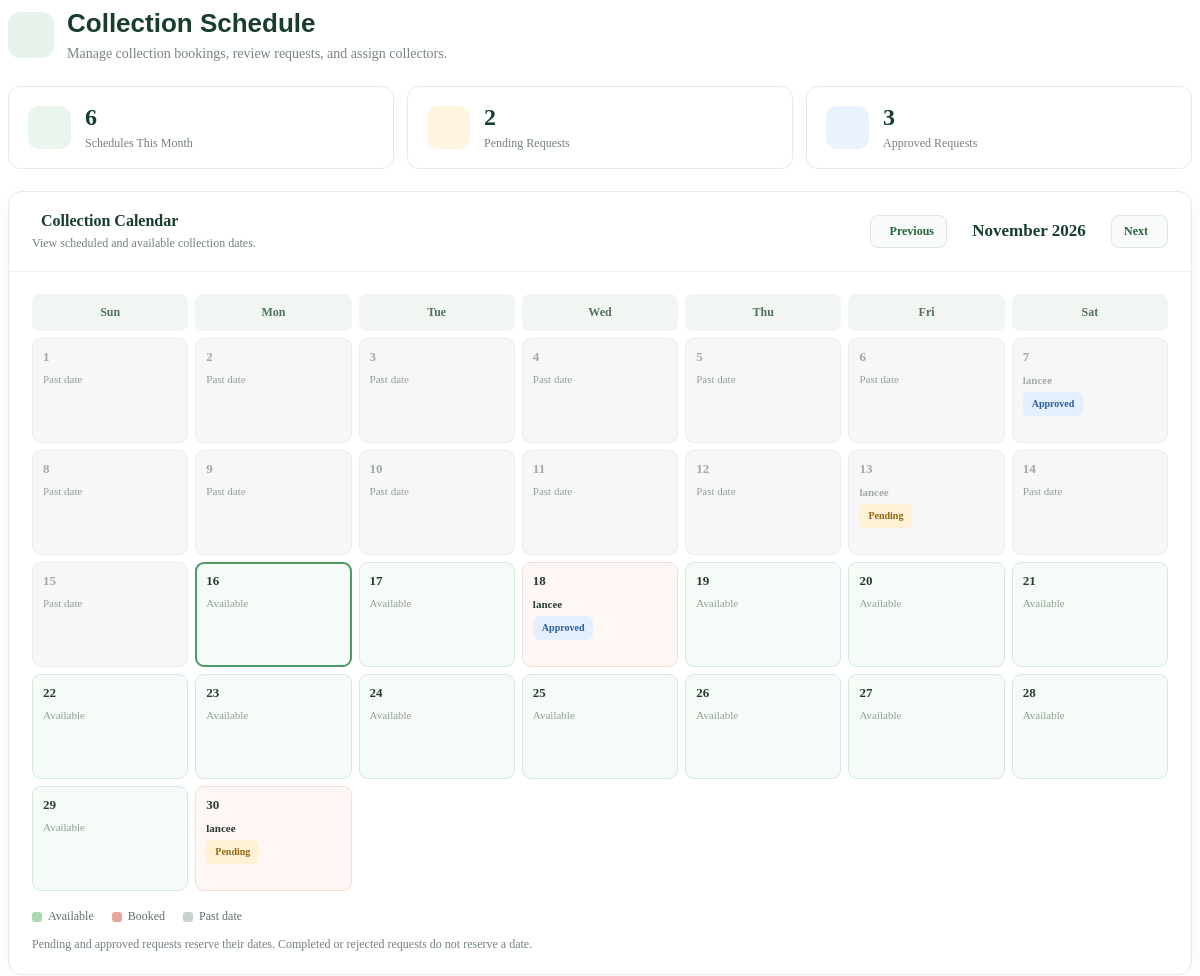
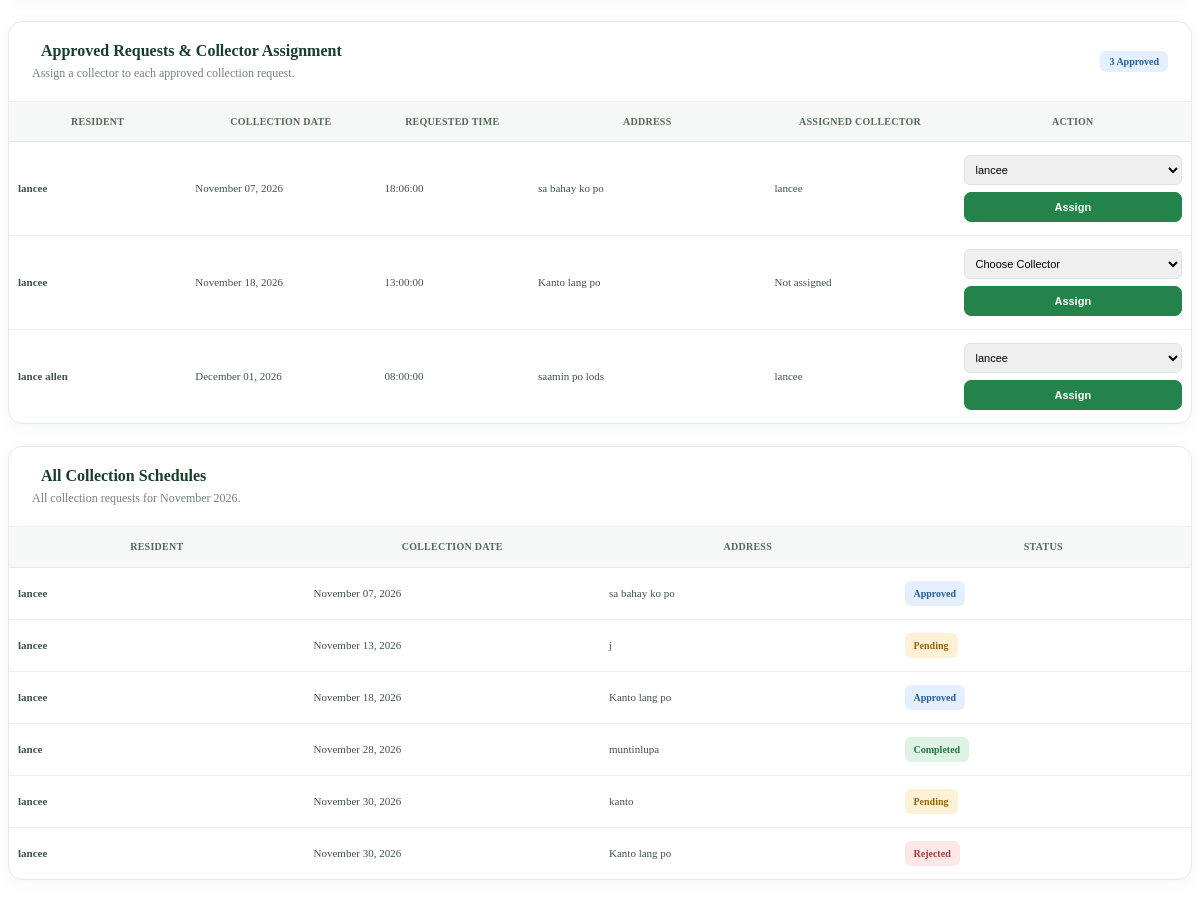
Before: /wastesystem_/admin/pickup_schedule.php with the older database file (2 pictures, top to bottom).
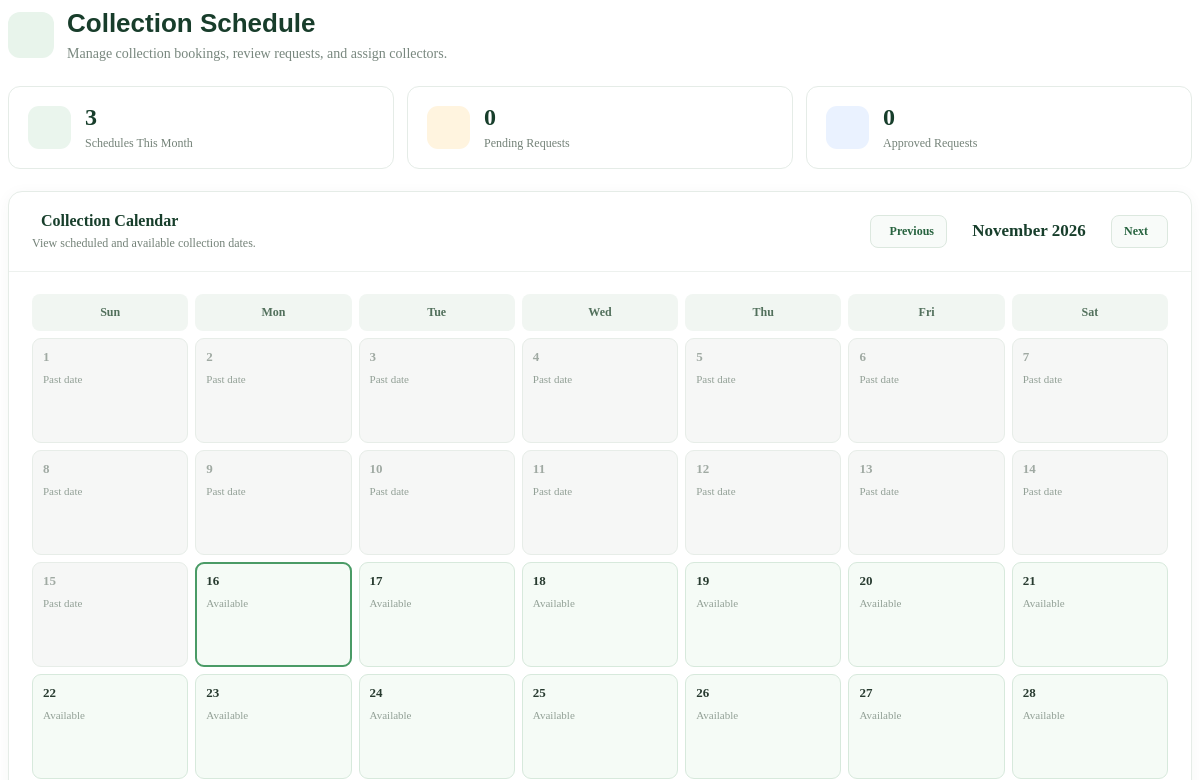
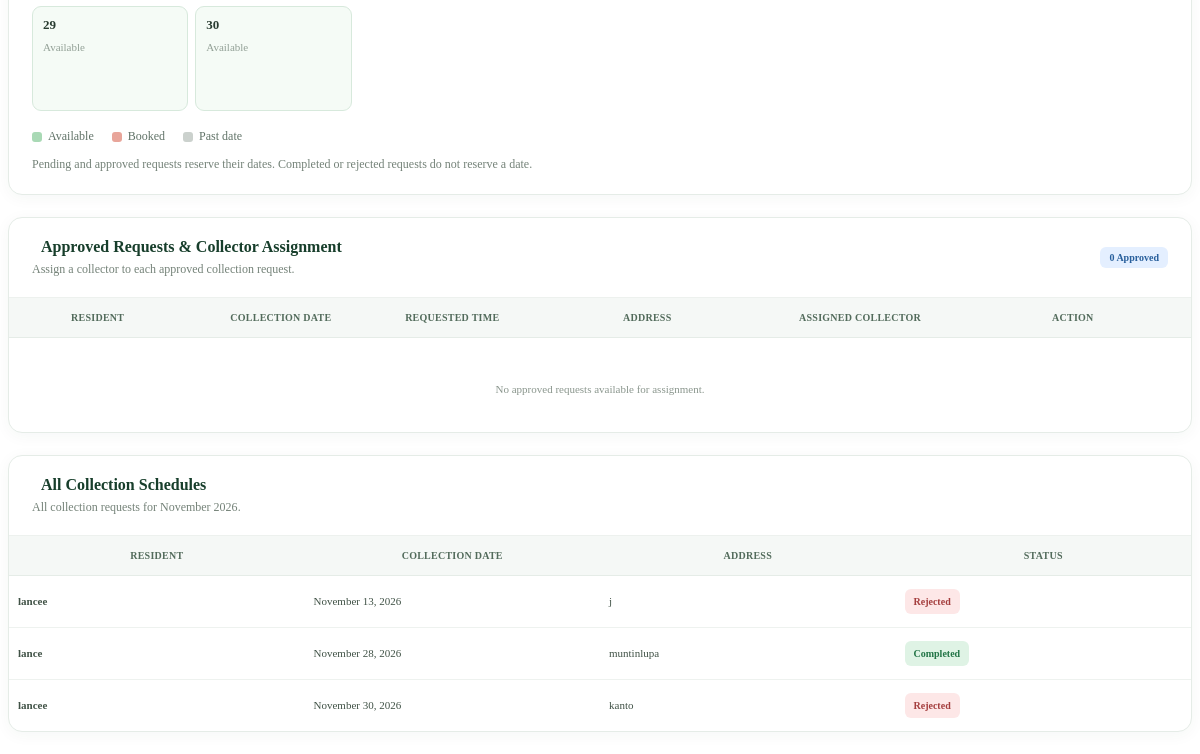
After: the same page with the newer database file (2 pictures, top to bottom).
### tables this page shows
CREATE TABLE `collection_schedules` (
  `id` int(11) NOT NULL,
  `user_id` int(11) NOT NULL,
  `collector_id` int(11) DEFAULT NULL,
  `notes` text NOT NULL,
  `collection_date` date NOT NULL,
  `requested_time` time NOT NULL,
  `collection_address` varchar(255) NOT NULL,
  `status` enum('Rejected','Approved','Completed','Pending') NOT NULL DEFAULT 'Pending',
  `created_at` timestamp NOT NULL DEFAULT current_timestamp()
);

CREATE TABLE `users` (
  `id` int(11) NOT NULL,
  `fullname` varchar(255) NOT NULL,
  `users` varchar(255) NOT NULL,
  `password` varchar(255) NOT NULL,
  `role` varchar(11) NOT NULL,
  `email` varchar(255) DEFAULT NULL,
  `email_verified` tinyint(1) NOT NULL DEFAULT 0,
  `email_verified_at` datetime DEFAULT NULL,
  `address` varchar(500) NOT NULL
);

### wastesystem_/admin/pickup_schedule.php (the view, shortened to what the changed rows need)
<?php
require_once __DIR__ . "/../config/database.php";
$month = $_GET["month"] ?? date("Y-m");
$month_start = $month . "-01";
$month_end = date("Y-m-t", strtotime($month_start));
$days_in_month = (int)date("t", strtotime($month_start));
$today = date("Y-m-d");
function ecotrackRows($conn, $sql, $types = null, $params = []) {
    $rows = [];
    if ($types !== null) {
        $stmt = $conn->prepare($sql);
        $stmt->bind_param($types, ...$params);
        $stmt->execute();
        $result = $stmt->get_result();
    } else {
        $result = $conn->query($sql);
    }
    if ($result) {
        while ($row = $result->fetch_assoc()) {
            $rows[] = $row;
        }
    }
    return $rows;
}
$schedules = ecotrackRows(
    $conn,
    "SELECT
        cs.id,
        cs.user_id,
        cs.collection_date,
        cs.requested_time,
        cs.collection_address,
        cs.notes,
        cs.status,
        cs.created_at,
        u.fullname,
        u.users
     FROM collection_schedules cs
     LEFT JOIN users u ON cs.user_id = u.id
     WHERE cs.collection_date BETWEEN ? AND ?
     ORDER BY cs.collection_date ASC, cs.id DESC",
    "ss",
    [$month_start, $month_end]
);
$pending_schedules = ecotrackRows(
    $conn,
    "SELECT
        cs.id,
        cs.collection_date,
        cs.requested_time,
        cs.collection_address,
        cs.notes,
        cs.status,
        cs.created_at,
        u.fullname,
        u.users
     FROM collection_schedules cs
     LEFT JOIN users u ON cs.user_id = u.id
     WHERE cs.status = 'Pending'
     ORDER BY cs.collection_date ASC"
);
$collectors = ecotrackRows(
    $conn,
    "SELECT id, fullname, users
     FROM users
     WHERE role = 'collector'
     ORDER BY fullname ASC"
);
$approved_schedules = ecotrackRows(
    $conn,
    "SELECT
        cs.id,
        cs.collection_date,
        cs.requested_time,
        cs.collection_address,
        cs.notes,
        cs.collector_id,
        u.fullname,
        u.users,
        c.fullname AS collector_name
     FROM collection_schedules cs
     LEFT JOIN users u ON cs.user_id = u.id
     LEFT JOIN users c ON cs.collector_id = c.id
     WHERE cs.status = 'Approved'
     ORDER BY cs.collection_date ASC, cs.requested_time ASC"
);
$booked_dates = [];
foreach ($schedules as $s) {
    if (in_array($s["status"], ["Pending", "Approved"], true)) {
        $booked_dates[$s["collection_date"]][] = $s;
    }
}
?>
<div class="schedule-page">
    <div class="schedule-heading">
        <div>
            <h2 class="page-title">Collection Schedule</h2>
        </div>
    </div>
    <div class="summary-grid">
        <div class="summary-item">
            <div><div class="summary-value"><?= count($schedules) ?></div><div class="summary-label">Schedules This Month</div></div>
        </div>
        <div class="summary-item">
            <div><div class="summary-value"><?= count($pending_schedules) ?></div><div class="summary-label">Pending Requests</div></div>
        </div>
        <div class="summary-item">
            <div><div class="summary-value"><?= count($approved_schedules) ?></div><div class="summary-label">Approved Requests</div></div>
        </div>
    </div>
    <section class="schedule-card">
        <div class="card-content">
            <div class="calendar-scroll">
                <div class="calendar-grid">
                    <?php foreach (["Sun", "Mon", "Tue", "Wed", "Thu", "Fri", "Sat"] as $weekday): ?>
                        <div class="weekday"><?= $weekday ?></div>
                    <?php endforeach; ?>
                    <?php for ($day = 1; $day <= $days_in_month; $day++): ?>
                        <?php
                        $calendar_date = $month . "-" . str_pad((string)$day, 2, "0", STR_PAD_LEFT);
                        $is_past = $calendar_date < $today;
                        $is_booked = isset($booked_dates[$calendar_date]);
                        $day_class = $is_past ? "past" : ($is_booked ? "booked" : "available");
                        ?>
                        <div class="calendar-day <?= $day_class ?> <?= $calendar_date === $today ? 'today' : '' ?>">
                            <div class="day-number"><?= $day ?></div>
                            <?php if ($is_booked): ?>
                                <?php foreach ($booked_dates[$calendar_date] as $booking): ?>
                                    <span class="calendar-name">
                                        <strong><?= htmlspecialchars($booking['fullname'] ?? 'Unknown Resident', ENT_QUOTES, 'UTF-8') ?></strong>
                                        <span class="status-badge status-<?= strtolower(htmlspecialchars($booking['status'], ENT_QUOTES, 'UTF-8')) ?>"><?= htmlspecialchars($booking['status'], ENT_QUOTES, 'UTF-8') ?></span>
                                    </span>
                                <?php endforeach; ?>
                            <?php else: ?>
                                <span class="calendar-empty"><?= $is_past ? 'Past date' : 'Available' ?></span>
                            <?php endif; ?>
                        </div>
                    <?php endfor; ?>
                </div>
            </div>
        </div>
    </section>
    <section class="schedule-card">
        <div class="card-heading">
            <div>
                <h3 class="section-title"><i class="fas fa-truck"></i> Approved Requests &amp; Collector Assignment</h3>
                <p class="section-caption">Assign a collector to each approved collection request.</p>
            </div>
            <span class="status-badge status-approved"><?= count($approved_schedules) ?> Approved</span>
        </div>
        <div class="table-responsive">
            <table class="table schedule-table approved-table">
                <thead><tr><th>Resident</th><th>Collection Date</th><th>Requested Time</th><th>Address</th><th>Assigned Collector</th><th>Action</th></tr></thead>
                <tbody>
                    <?php if ($approved_schedules): ?>
                        <?php foreach ($approved_schedules as $s): ?>
                            <tr>
                                <td class="resident-name"><?= htmlspecialchars($s['fullname'] ?? 'Unknown Resident', ENT_QUOTES, 'UTF-8') ?></td>
                                <td><?= htmlspecialchars(date('F d, Y', strtotime($s['collection_date'])), ENT_QUOTES, 'UTF-8') ?></td>
                                <td><?= htmlspecialchars($s['requested_time'] ?? '', ENT_QUOTES, 'UTF-8') ?></td>
                                <td class="address-cell"><?= htmlspecialchars($s['collection_address'] ?? '', ENT_QUOTES, 'UTF-8') ?></td>
                                <td><?= htmlspecialchars($s['collector_name'] ?? 'Not assigned', ENT_QUOTES, 'UTF-8') ?></td>
                                <td>
                                    <form method="POST" action="dashboard.php?page=pickup_schedule" class="action-form">
                                        <select name="collector_id" class="form-select form-select-sm" aria-label="Choose collector" required>
                                            <option value="">Choose Collector</option>
                                            <?php foreach ($collectors as $c): ?>
                                                <option value="<?= (int)$c['id'] ?>" <?= (int)$s['collector_id'] === (int)$c['id'] ? 'selected' : '' ?>><?= htmlspecialchars($c['fullname'], ENT_QUOTES, 'UTF-8') ?></option>
                                            <?php endforeach; ?>
                                        </select>
                                        <button type="submit" class="btn btn-action">Assign</button>
                                    </form>
                                </td>
                            </tr>
                        <?php endforeach; ?>
                    <?php else: ?>
                        <tr><td colspan="6" class="empty-state"><i class="fas fa-inbox"></i>No approved requests available for assignment.</td></tr>
                    <?php endif; ?>
                </tbody>
            </table>
        </div>
    </section>
    <section class="schedule-card">
        <div class="table-responsive">
            <table class="table schedule-table all-schedules-table">
                <thead><tr><th>Resident</th><th>Collection Date</th><th>Address</th><th>Status</th></tr></thead>
                <tbody>
                    <?php if ($schedules): ?>
                        <?php foreach ($schedules as $s): ?>
                            <?php
                            $status_classes = [
                                'Pending' => 'status-pending',
                                'Approved' => 'status-approved',
                                'Completed' => 'status-completed',
                                'Rejected' => 'status-rejected'
                            ];
                            $status_class = $status_classes[$s['status']] ?? 'status-pending';
                            ?>
                            <tr>
                                <td class="resident-name"><?= htmlspecialchars($s['fullname'] ?? 'Unknown Resident', ENT_QUOTES, 'UTF-8') ?></td>
                                <td><?= htmlspecialchars(date('F d, Y', strtotime($s['collection_date'])), ENT_QUOTES, 'UTF-8') ?></td>
                                <td class="address-cell"><?= htmlspecialchars($s['collection_address'] ?? '', ENT_QUOTES, 'UTF-8') ?></td>
                                <td><span class="status-badge <?= $status_class ?>"><?= htmlspecialchars($s['status'], ENT_QUOTES, 'UTF-8') ?></span></td>
                            </tr>
                        <?php endforeach; ?>
                    <?php else: ?>
                        <tr><td colspan="4" class="empty-state"><i class="fas fa-calendar-times"></i>No collection schedules found for this month.</td></tr>
                    <?php endif; ?>
                </tbody>
            </table>
        </div>
    </section>
</div>

Changed rows visible on the page:
removed collection_schedules: user.fullname "lancee", status "Approved", collection_date "November 07, 2026", requested_time "18:06:00", collection_address "sa bahay ko po", collector.fullname "lancee", collector_id "lancee"
no longer on one of the page's lists (row edited): collection_schedules: user.fullname "lancee", status "Pending"
removed collection_schedules: user.fullname "lancee", status "Approved", collection_date "November 18, 2026", requested_time "13:00:00", collection_address "Kanto lang po", collector_name "Not assigned"
no longer on one of the page's lists (row edited): collection_schedules: user.fullname "lancee", status "Pending"
removed collection_schedules: user.fullname "lance allen", collection_date "December 01, 2026", requested_time "08:00:00", collection_address "saamin po lods", collector.fullname "lancee", collector_id "lancee", shown under "Approved Requests & Collector Assignment"
removed collection_schedules: user.fullname "lancee", collection_date "November 30, 2026", collection_address "Kanto lang po", status "Rejected", shown under "All Collection Schedules"
changed collection_schedules "November 13, 2026": status "Pending" → "Rejected"
changed collection_schedules "November 30, 2026": status "Pending" → "Rejected"
Other visible differences:
count($schedules): "6" → "3"
count($pending_schedules): "2" → "0"
count($approved_schedules): "3" → "0"
new list line: "Past date"
new list line: "Available"
text now shown: "No approved requests available for assignment."
